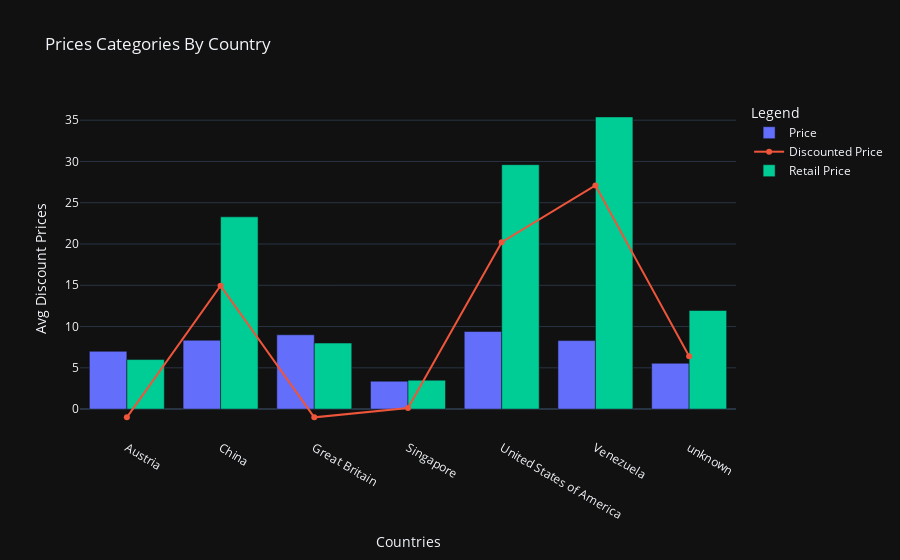

The notebook cell saved with this chart:
### Code cell
fig = go.Figure()

fig.add_trace(go.Bar(x=prices_by_country.index.values, y=prices_by_country.price, name="Price"))
fig.add_trace(go.Scatter(x=prices_by_country.index.values, y=prices_by_country.discounted_price, name="Discounted Price"))
fig.add_trace(go.Bar(x=prices_by_country.index.values, y=prices_by_country.retail_price, name="Retail Price"))
fig.update_layout(title="Prices Categories By Country", xaxis_title="Countries", yaxis_title="Avg Discount Prices", template="plotly_dark", legend_title="Legend")

### Figure 1 — Plotly figure (JSON) as saved in the notebook; plotly's stock layout.template omitted (floating-point values rounded to 4 significant figures)
{"data": [{"name": "Price", "type": "bar", "x": ["Austria", "China", "Great Britain", "Singapore", "United States of America", "Venezuela", "unknown"], "y": [7, 8.342, 9, 3.38, 9.397, 8.298, 5.549]}, {"name": "Discounted Price", "type": "scatter", "x": ["Austria", "China", "Great Britain", "Singapore", "United States of America", "Venezuela", "unknown"], "y": [-1, 14.95, -1, 0.12, 20.22, 27.1, 6.392]}, {"name": "Retail Price", "type": "bar", "x": ["Austria", "China", "Great Britain", "Singapore", "United States of America", "Venezuela", "unknown"], "y": [6, 23.29, 8, 3.5, 29.61, 35.4, 11.94]}], "layout": {"legend": {"title": {"text": "Legend"}}, "title": {"text": "Prices Categories By Country"}, "xaxis": {"title": {"text": "Countries"}}, "yaxis": {"title": {"text": "Avg Discount Prices"}}}}
